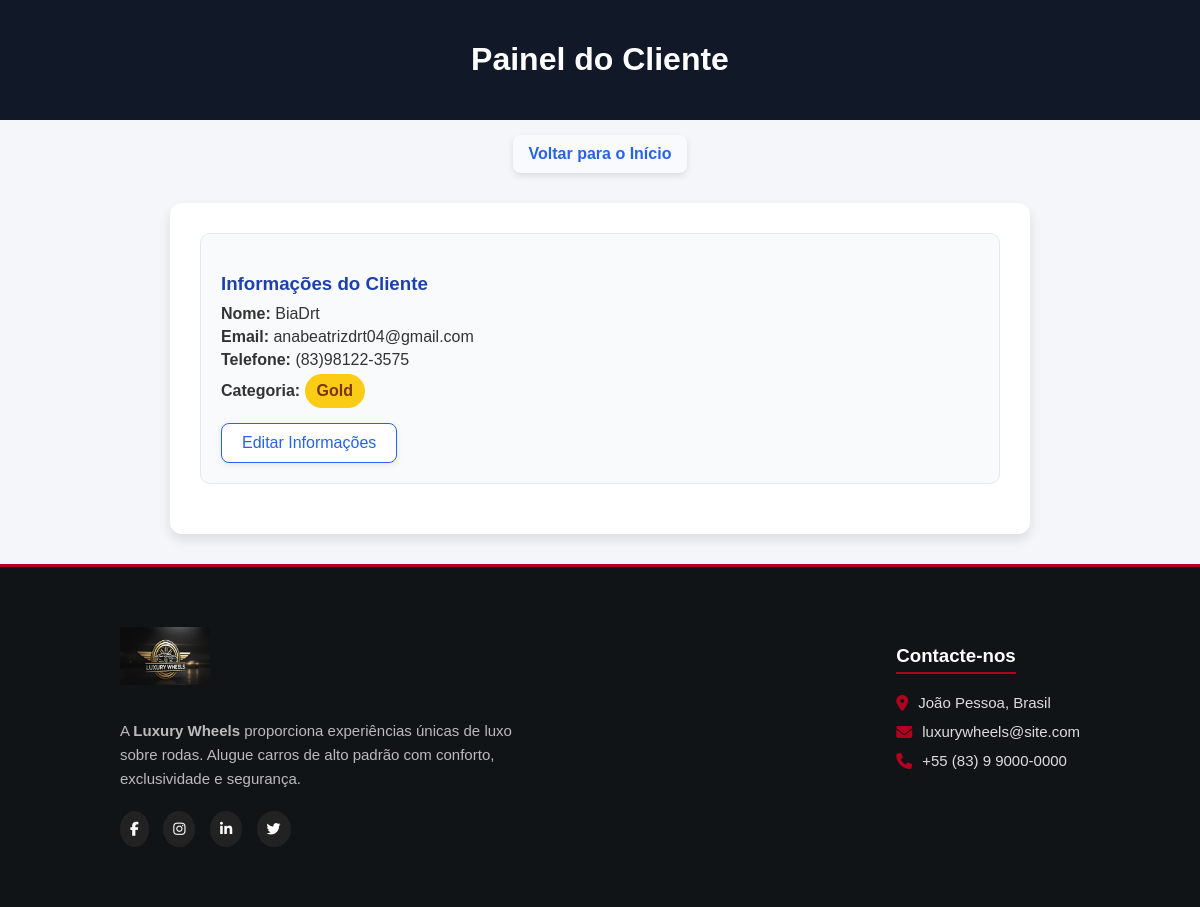
Page /painel/1 (signed in) on the committed database.
### luxurywheels/models.py (models this page shows)
class Usuario(db.Model, UserMixin):
    id = db.Column(db.Integer, primary_key = True)
    username = db.Column(db.String(100), unique=False, nullable=False)
    email = db.Column(db.String(120), unique=True, nullable=False)
    senha = db.Column(db.String(100), nullable=False)
    telefone = db.Column(db.String(20), nullable=False, default="")
    categoria = db.Column(db.String(20), default="Econômico")

### luxurywheels/routes.py (the view)
@app.route("/painel/<int:id_usuario>")
@login_required
def painel(id_usuario):
    usuario = Usuario.query.get(int(id_usuario))
    db.session.refresh(usuario)
    return render_template("painel.html", usuario=usuario)

### luxurywheels/models.py (called while the page is built)
@login_manager.user_loader
def load_usuario(id_usuario):
    return Usuario.query.get(int(id_usuario))

### luxurywheels/templates/painel.html (shortened to what this page needs)
<!DOCTYPE html>
<html lang="en">
<head>
    <link rel="stylesheet" href="https://cdnjs.cloudflare.com/ajax/libs/font-awesome/6.5.0/css/all.min.css">
</head>
<body>
<header>
    <h1>Painel do Cliente</h1>
</header>
<div class="link-container">
    <a href="{{ url_for('veiculos', id_usuario=usuario.id) }}" class="link-voltar">Voltar para o Início</a>
</div>
<div class="container">
    <div class="info-box">
        <h3>Informações do Cliente</h3>
        <p><strong>Nome:</strong> {{ usuario.username }}</p>
        <p><strong>Email:</strong> {{ usuario.email }}</p>
        <p><strong>Telefone:</strong> {{ usuario.telefone }}</p>
        <p><strong>Categoria:</strong>
            {% if usuario.categoria == 'gold' %}
                <span class="categoria gold">Gold</span>
            {% elif usuario.categoria == 'silver' %}
                <span class="categoria silver">Silver</span>
            {% else %}
                <span class="categoria economico">Econômico</span>
            {% endif %}
        </p>
        <a href="{{ url_for('editar_perfil', id_usuario=usuario.id) }}" class="botao-editar">
            Editar Informações
        </a>
    </div>
</div>
<footer class="footer">
    <div class="footer-container">
        <div class="footer-logo">
            <img src="{{ url_for('static', filename='fotos_site/default.png') }}" alt="Luxury Wheels Logo">
            <p>
                A <strong>Luxury Wheels</strong> proporciona experiências únicas de luxo sobre rodas.
                Alugue carros de alto padrão com conforto, exclusividade e segurança.
            </p>
            <div class="social-icons">
                <a href="#"><i class="fab fa-facebook-f"></i></a>
                <a href="#"><i class="fab fa-instagram"></i></a>
                <a href="#"><i class="fab fa-linkedin-in"></i></a>
                <a href="#"><i class="fab fa-twitter"></i></a>
            </div>
        </div>
        <div class="footer-contact">
            <h3>Contacte-nos</h3>
            <div class="contact-item">
                <i class="fas fa-map-marker-alt"></i>
                <span>João Pessoa, Brasil</span>
            </div>
            <div class="contact-item">
                <i class="fas fa-envelope"></i>
                <span>luxurywheels@site.com</span>
            </div>
            <div class="contact-item">
                <i class="fas fa-phone"></i>
                <span>+55 (83) 9 9000-0000</span>
            </div>
        </div>
    </div>
</footer>
</body>
</html>

### luxurywheels/templates/painel.html (style rules this page uses)
body { font-family: 'Poppins', sans-serif; background: #f4f6f9; margin: 0; padding: 0; color: #333; }
header { background: #111827; color: #fff; padding: 20px; text-align: center; }
.link-container { display: flex; justify-content: center; margin-top: 15px; margin-bottom: 10px; }
.link-voltar { text-decoration: none; background: #f9fafb; color: #2563eb; font-weight: 600; padding: 10px 16px; border-radius: 8px; transition: 0.3s; box-shadow: 0 3px 6px rgba(0,0,0,0.1); }
.container { max-width: 800px; margin: 30px auto; background: #fff; border-radius: 12px; box-shadow: 0 6px 12px rgba(0,0,0,0.1); padding: 30px; }
.info-box { background: #f9fafb; border: 1px solid #e5e7eb; border-radius: 10px; padding: 20px; margin-bottom: 20px; }
.info-box h3 { color: #1e40af; margin-bottom: 10px; }
.info-box p { margin: 5px 0; }
.categoria { display: inline-block; padding: 8px 12px; border-radius: 20px; font-weight: 600; color: #fff; }
.gold { background: #facc15; color: #78350f; }
.botao-editar { display: inline-block; background-color: #ffffff; color: #2563eb; padding: 10px 20px; border-radius: 8px; text-decoration: none; font-weight: 500; border: 1px solid #2563eb; transition: 0.3s ease; box-shadow: 0 2px 6px rgba(0, 0, 0, 0.08); margin-top: 10px; }
.footer { background: #111417; color: #ccc; padding: 60px 10%; border-top: 3px solid #b20020; display: flex; justify-content: center; font-family: 'Poppins', sans-serif; }
.footer-container { display: flex; flex-wrap: wrap; justify-content: space-between; width: 100%; max-width: 1200px; }
.footer-logo { max-width: 45%; }
.footer-logo img { width: 90px; margin-bottom: 15px; }
.footer-logo p { font-size: 15px; line-height: 1.6; color: #bbb; margin-bottom: 20px; }
.social-icons a { color: #fff; background: #222; padding: 10px; border-radius: 50%; margin-right: 10px; display: inline-block; transition: all 0.3s ease; font-size: 14px; }
.footer-contact { max-width: 40%; }
.footer-contact h3 { color: #fff; font-weight: 600; margin-bottom: 20px; border-bottom: 2px solid #b20020; display: inline-block; padding-bottom: 5px; }
.contact-item { margin-bottom: 12px; display: flex; align-items: center; font-size: 15px; color: #ddd; }
.contact-item i { color: #b20020; margin-right: 10px; font-size: 16px; }

### rows in the picture
Usuario: username "BiaDrt", email "anabeatrizdrt04@gmail.com", telefone "(83)98122-3575"
